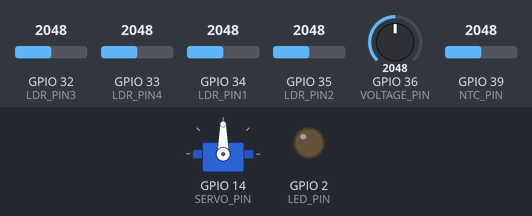
Simulated run of this sketch. Board: ESP32. On the bench: servo, output pins drawn as LEDs (lit = HIGH). The test bench sets the inputs (shaded band); at power-on: GPIO 32 (LDR_PIN3) = 2048, GPIO 33 (LDR_PIN4) = 2048, GPIO 34 (LDR_PIN1) = 2048, GPIO 35 (LDR_PIN2) = 2048, GPIO 36 (VOLTAGE_PIN) = 2048, GPIO 39 (NTC_PIN) = 2048. WiFi joins after 1.5 s; servers stay silent unless stated; the local clock reads 2024-03-15 10:24:30 at power-on unless the sketch sets it; what the sketch prints to the serial monitor is not drawn.

Above: at 8.9 s.
Timing chart, 0 to 15.5 s (numbered marks = the images above):
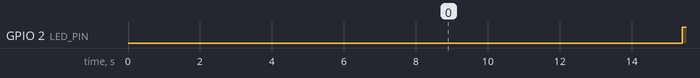

Measured:
- by itself, GPIO 2 (LED_PIN): alternates HIGH for 1.0 s and LOW for 9.0 s

The sketch:

Esp32_firebase_enxuto.ino
```cpp
#include <WiFi.h>
#include <IOXhop_FirebaseESP32.h>
#include <ArduinoJson.h>
#include <ESP32Servo.h>
#include <time.h>
#include <Ticker.h>
#include <Arduino.h>

#define WIFI_SSID "Fazendo o L"
#define WIFI_PASSWORD "aaa12345"
#define FIREBASE_HOST "https://gesa-project-default-rtdb.firebaseio.com/"
#define FIREBASE_AUTH "ETBsNtyQDec90XA0axzgoZn4OonLDc9wFmY1wbWc"

#define LDR_PIN1 34
#define LDR_PIN2 35
#define LDR_PIN3 32
#define LDR_PIN4 33
#define NTC_PIN 39
#define VOLTAGE_PIN 36
#define SERVO_PIN 14
#define LED_PIN 2

const float R1 = 34000.0; // 33k
const float R2 = 9800.0;  // 10k

#define THRESHOLD 600
#define uS_TO_S_FACTOR 1000000
#define TIME_TO_SLEEP  10

float mensagem[6];
int servoPosition = 90;
Servo myServo;
Ticker ticker;

void connectToWiFi() {
    WiFi.begin(WIFI_SSID, WIFI_PASSWORD);
    Serial.print("Conectando ao WiFi");
    int attempts = 0;
    while (WiFi.status() != WL_CONNECTED && attempts < 20) {
        Serial.print(".");
        delay(500);
        attempts++;
    }
    Serial.println(WiFi.status() == WL_CONNECTED ? "\nWiFi Conectado!" : "\nFalha ao conectar!");
}

void loop() {
    if (WiFi.status() != WL_CONNECTED) {
        Serial.println("WiFi desconectado! Tentando reconectar...");
        connectToWiFi();
    }
    delay(1000);
}

void setup() {
    pinMode(LDR_PIN1, INPUT);
    pinMode(LDR_PIN2, INPUT);
    pinMode(LDR_PIN3, INPUT);
    pinMode(LDR_PIN4, INPUT);
    pinMode(NTC_PIN, INPUT);
    pinMode(VOLTAGE_PIN, INPUT);
    pinMode(LED_PIN, OUTPUT);

    Serial.begin(115200);
    delay(1000);
    connectToWiFi();
    myServo.attach(SERVO_PIN);
    myServo.write(servoPosition);

    Firebase.begin(FIREBASE_HOST, FIREBASE_AUTH);
    Serial.println("Conectado ao Firebase!");

    ticker.attach(10, readSensors);
    // Configura o fuso horário e os servidores NTP (exemplo para GMT-3)
    configTime(-3 * 3600, 0, "pool.ntp.org", "time.nist.gov");

    // Aguarda alguns segundos para sincronizar a hora
    struct tm timeinfo;
    int tentativas = 0;
    while (!getLocalTime(&timeinfo) && tentativas < 10) {
      Serial.println("Obtendo hora...");
      delay(1000);
      tentativas++;
    }
    if(tentativas >= 10) {
      Serial.println("Falha ao sincronizar a hora");
    }else {
      Serial.println("Hora sincronizada com sucesso");
    }
}

void readSensors() {
    int ldrValue1 = analogRead(LDR_PIN1);
    int ldrValue2 = analogRead(LDR_PIN2);
    int ldrValue3 = analogRead(LDR_PIN3);
    int ldrValue4 = analogRead(LDR_PIN4);
    float temperatura = lerNTC(NTC_PIN);
    float tensao = lerTensao(VOLTAGE_PIN);

    mensagem[0] = (ldrValue1 < 600) ? 0 : 1;
    mensagem[1] = (ldrValue2 < 600) ? 0 : 1;
    mensagem[2] = (ldrValue3 < 600) ? 0 : 1;
    mensagem[3] = (ldrValue4 < 600) ? 0 : 1;
    mensagem[4] = temperatura;
    mensagem[5] = tensao;

    Serial.printf("LDRs: %d %d %d %d | Temp: %.2f°C | Tensão: %.2fV\n",
                  (int)mensagem[0], (int)mensagem[1], (int)mensagem[2], (int)mensagem[3], mensagem[4], mensagem[5]);

    struct tm timeinfo;
    if (!getLocalTime(&timeinfo)) {
        Serial.println("Falha ao obter a hora atual");
        return;
    }

    char dia[11], horario[9];
    strftime(dia, sizeof(dia), "%Y-%m-%d", &timeinfo);
    strftime(horario, sizeof(horario), "%H:%M:%S", &timeinfo);

    Firebase.setFloat("/Leituras/" + String(dia) + "/" + String(horario) + "/LDR1", mensagem[0]);
    Serial.println("Envio LDR1 realizado");
    Serial.println(mensagem[0]);
    Firebase.setFloat("/Leituras/" + String(dia) + "/" + String(horario) + "/LDR2", mensagem[1]);
    Serial.println("Envio LDR2 realizado");
    Serial.println(mensagem[1]);
    Firebase.setFloat("/Leituras/" + String(dia) + "/" + String(horario) + "/LDR3", mensagem[2]);
    Serial.println("Envio LDR3 realizado");
    Serial.println(mensagem[2]);
    Firebase.setFloat("/Leituras/" + String(dia) + "/" + String(horario) + "/LDR4", mensagem[3]);
    Serial.println("Envio LDR4 realizado");
    Serial.println(mensagem[3]);
    Firebase.setFloat("/Leituras/" + String(dia) + "/" + String(horario) + "/temp", mensagem[4]);
    Serial.println("Envio temp realizado");
    Serial.println(mensagem[4]);
    Firebase.setFloat("/Leituras/" + String(dia) + "/" + String(horario) + "/tensao", mensagem[5]);
    Serial.println("Envio /tensão realizado");
    Serial.println(mensagem[5]);

    delay(2000);
    digitalWrite(LED_PIN, HIGH);
    delay(1000);
    digitalWrite(LED_PIN, LOW);

    /*
    Serial.println("Entrando em modo de sono profundo...");
    esp_sleep_enable_timer_wakeup(TIME_TO_SLEEP * uS_TO_S_FACTOR);
    esp_deep_sleep_start();
    */
}

float lerNTC(int pin) {
  int rawValue = analogRead(pin);
  if (rawValue == 0) return -999; // Caso erro na leitura, retorna -999
  float resistance = (4095.0 / rawValue) - 1.0;
  resistance = 10000.0 / resistance;
  float temperature = resistance / 10000.0;
  temperature = log(temperature);
  temperature = temperature / 3650.0;
  temperature += 1.0 / (25.0 + 273.15);
  temperature = 1.0 / temperature;
  temperature -= 273.15;
  return temperature;
}

float lerTensao(int pin) {
  int rawValue = analogRead(pin); // Lê o valor analógico do pino
  float voltage = rawValue * (3.3 / 4095.0); // Converte o valor lido para tensão
  float realVoltage = voltage * ((R1 + R2) / R2); // Converte a tensão medida para a tensão real da fonte
  return realVoltage;
}
```
